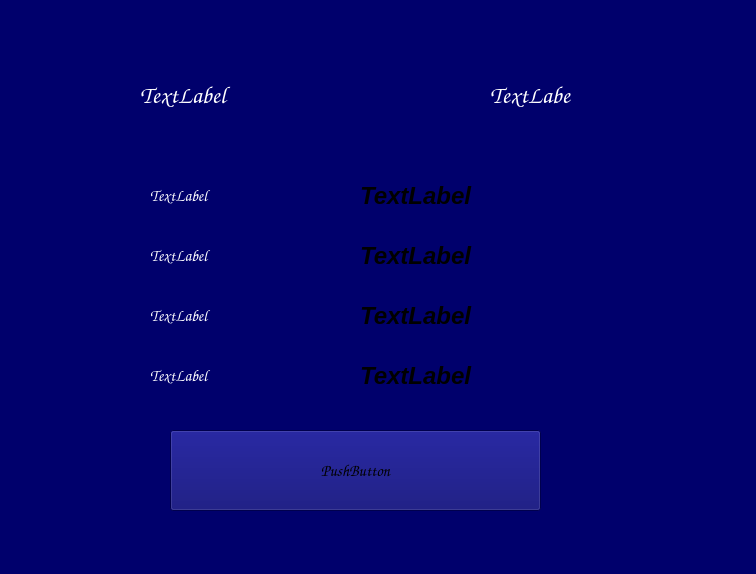
<?xml version="1.0" encoding="UTF-8"?>
<ui version="4.0">
 <class>AnwserWork</class>
 <widget class="QWidget" name="AnwserWork">
  <property name="geometry">
   <rect>
    <x>0</x>
    <y>0</y>
    <width>756</width>
    <height>574</height>
   </rect>
  </property>
  <property name="maximumSize">
   <size>
    <width>756</width>
    <height>574</height>
   </size>
  </property>
  <property name="windowTitle">
   <string>Calculate Answer</string>
  </property>
  <property name="styleSheet">
   <string notr="true">background-color: rgb(0, 0, 108);</string>
  </property>
  <widget class="QPushButton" name="nextProcess">
   <property name="geometry">
    <rect>
     <x>170</x>
     <y>430</y>
     <width>371</width>
     <height>81</height>
    </rect>
   </property>
   <property name="font">
    <font>
     <family>Comic Sans MS</family>
     <pointsize>12</pointsize>
     <weight>75</weight>
     <italic>true</italic>
     <bold>true</bold>
    </font>
   </property>
   <property name="styleSheet">
    <string notr="true">
QPushButton#nextProcess:hover{
	background-color: rgb(209, 69, 0);
};
background-color: rgb(255, 255, 255);</string>
   </property>
   <property name="text">
    <string>PushButton</string>
   </property>
  </widget>
  <widget class="QLabel" name="lableHedearAnwser">
   <property name="geometry">
    <rect>
     <x>140</x>
     <y>70</y>
     <width>341</width>
     <height>51</height>
    </rect>
   </property>
   <property name="font">
    <font>
     <family>Comic Sans MS</family>
     <pointsize>18</pointsize>
     <weight>75</weight>
     <italic>true</italic>
     <bold>true</bold>
    </font>
   </property>
   <property name="styleSheet">
    <string notr="true">color: rgb(255, 255, 255);</string>
   </property>
   <property name="text">
    <string>TextLabel</string>
   </property>
  </widget>
  <widget class="QLabel" name="numberProcess">
   <property name="geometry">
    <rect>
     <x>490</x>
     <y>70</y>
     <width>81</width>
     <height>51</height>
    </rect>
   </property>
   <property name="font">
    <font>
     <family>Comic Sans MS</family>
     <pointsize>18</pointsize>
     <weight>75</weight>
     <italic>true</italic>
     <bold>true</bold>
    </font>
   </property>
   <property name="styleSheet">
    <string notr="true">color: rgb(255, 255, 255);</string>
   </property>
   <property name="text">
    <string>TextLabel</string>
   </property>
  </widget>
  <widget class="QLabel" name="processName">
   <property name="geometry">
    <rect>
     <x>150</x>
     <y>170</y>
     <width>181</width>
     <height>51</height>
    </rect>
   </property>
   <property name="font">
    <font>
     <family>Comic Sans MS</family>
     <pointsize>12</pointsize>
     <weight>75</weight>
     <italic>true</italic>
     <bold>true</bold>
    </font>
   </property>
   <property name="styleSheet">
    <string notr="true">color: rgb(255, 255, 255);</string>
   </property>
   <property name="text">
    <string>TextLabel</string>
   </property>
  </widget>
  <widget class="QLabel" name="processStart">
   <property name="geometry">
    <rect>
     <x>150</x>
     <y>230</y>
     <width>181</width>
     <height>51</height>
    </rect>
   </property>
   <property name="font">
    <font>
     <family>Comic Sans MS</family>
     <pointsize>12</pointsize>
     <weight>75</weight>
     <italic>true</italic>
     <bold>true</bold>
    </font>
   </property>
   <property name="styleSheet">
    <string notr="true">color: rgb(255, 255, 255);</string>
   </property>
   <property name="text">
    <string>TextLabel</string>
   </property>
  </widget>
  <widget class="QLabel" name="processFinish">
   <property name="geometry">
    <rect>
     <x>150</x>
     <y>290</y>
     <width>181</width>
     <height>51</height>
    </rect>
   </property>
   <property name="font">
    <font>
     <family>Comic Sans MS</family>
     <pointsize>12</pointsize>
     <weight>75</weight>
     <italic>true</italic>
     <bold>true</bold>
    </font>
   </property>
   <property name="styleSheet">
    <string notr="true">color: rgb(255, 255, 255);</string>
   </property>
   <property name="text">
    <string>TextLabel</string>
   </property>
  </widget>
  <widget class="QLabel" name="responseTime">
   <property name="geometry">
    <rect>
     <x>150</x>
     <y>350</y>
     <width>181</width>
     <height>51</height>
    </rect>
   </property>
   <property name="font">
    <font>
     <family>Comic Sans MS</family>
     <pointsize>12</pointsize>
     <weight>75</weight>
     <italic>true</italic>
     <bold>true</bold>
    </font>
   </property>
   <property name="styleSheet">
    <string notr="true">color: rgb(255, 255, 255);</string>
   </property>
   <property name="text">
    <string>TextLabel</string>
   </property>
  </widget>
  <widget class="QLabel" name="answerProcessName">
   <property name="geometry">
    <rect>
     <x>360</x>
     <y>170</y>
     <width>221</width>
     <height>51</height>
    </rect>
   </property>
   <property name="font">
    <font>
     <pointsize>18</pointsize>
     <weight>75</weight>
     <italic>true</italic>
     <bold>true</bold>
    </font>
   </property>
   <property name="text">
    <string>TextLabel</string>
   </property>
  </widget>
  <widget class="QLabel" name="answerProcessStart">
   <property name="geometry">
    <rect>
     <x>360</x>
     <y>230</y>
     <width>221</width>
     <height>51</height>
    </rect>
   </property>
   <property name="font">
    <font>
     <pointsize>18</pointsize>
     <weight>75</weight>
     <italic>true</italic>
     <bold>true</bold>
    </font>
   </property>
   <property name="text">
    <string>TextLabel</string>
   </property>
  </widget>
  <widget class="QLabel" name="answerProcessFinish">
   <property name="geometry">
    <rect>
     <x>360</x>
     <y>290</y>
     <width>221</width>
     <height>51</height>
    </rect>
   </property>
   <property name="font">
    <font>
     <pointsize>18</pointsize>
     <weight>75</weight>
     <italic>true</italic>
     <bold>true</bold>
    </font>
   </property>
   <property name="text">
    <string>TextLabel</string>
   </property>
  </widget>
  <widget class="QLabel" name="answerResponseTime">
   <property name="geometry">
    <rect>
     <x>360</x>
     <y>350</y>
     <width>221</width>
     <height>51</height>
    </rect>
   </property>
   <property name="font">
    <font>
     <pointsize>18</pointsize>
     <weight>75</weight>
     <italic>true</italic>
     <bold>true</bold>
    </font>
   </property>
   <property name="text">
    <string>TextLabel</string>
   </property>
  </widget>
 </widget>
 <resources/>
 <connections/>
</ui>
